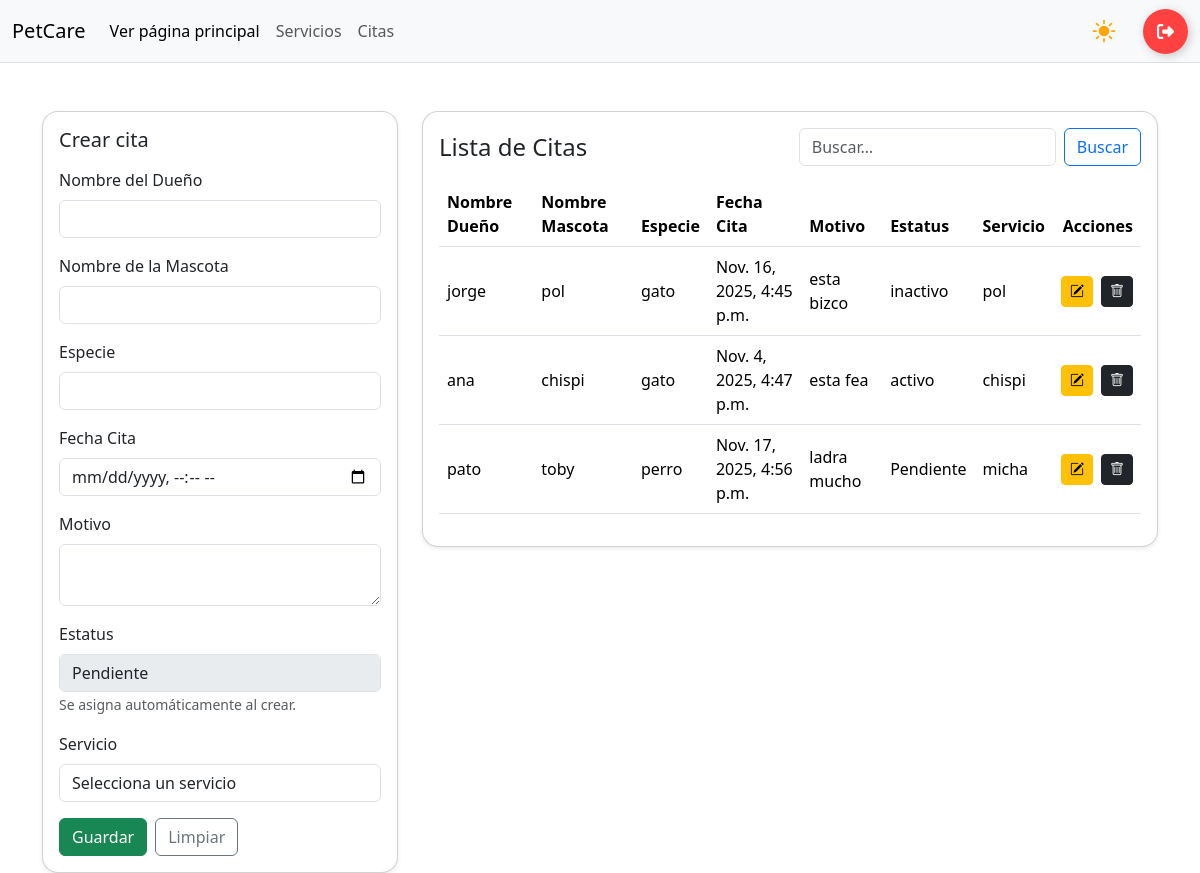
The page /citas/ (signed in) on the database as committed earlier.
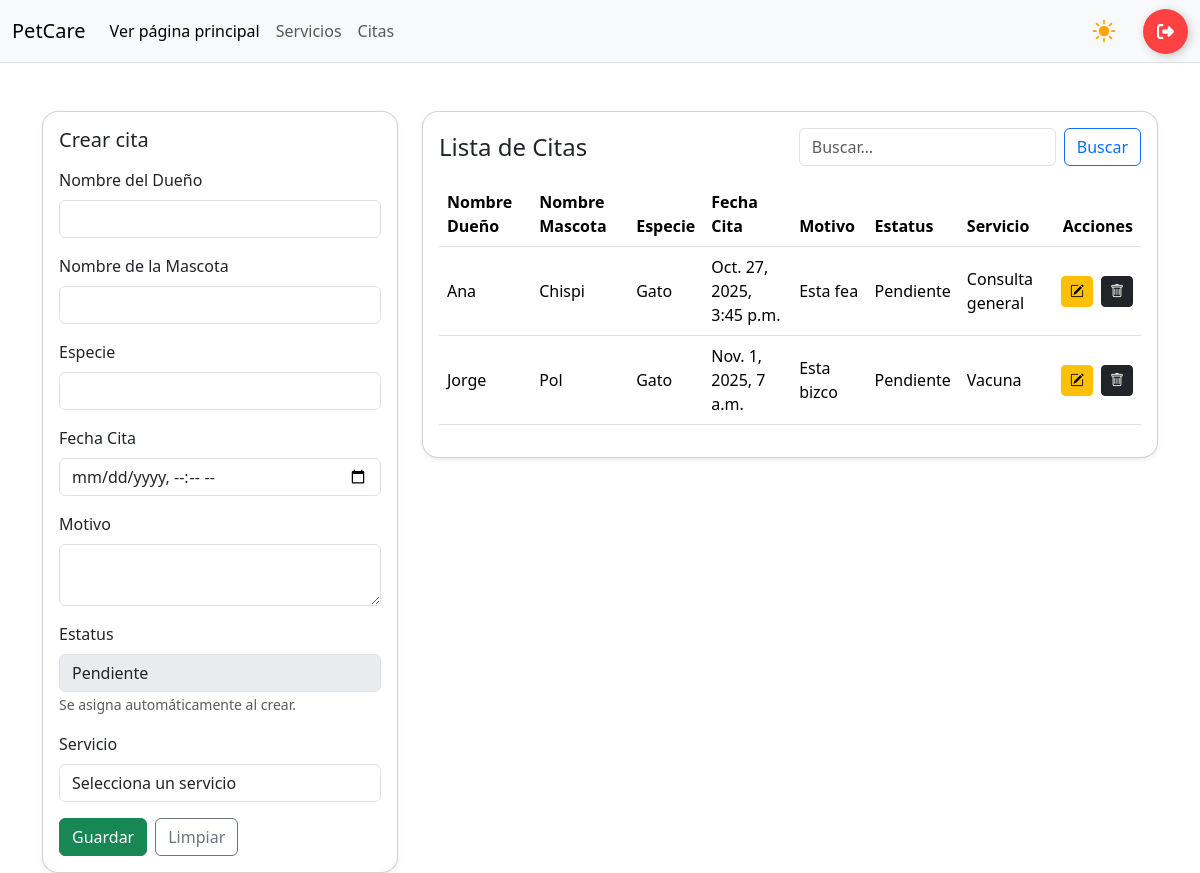
The same page on the database as committed later.
### app/models.py (models this page shows, shortened)
class CITA_VETERINARIA(models.Model):
    nombre_dueño = models.CharField(max_length=200)
    nombre_mascota = models.CharField(max_length=100)
    especie = models.CharField(max_length=100)
    fecha_cita = models.DateTimeField()
    motivo = models.CharField(max_length=255)
    estatus = models.CharField(max_length=50)
    servicio = models.ForeignKey(SERVICIO, on_delete= models.PROTECT, null=True)

class SERVICIO(models.Model):
    nombre = models.CharField(max_length=100)
    precio = models.DecimalField(max_digits=10, decimal_places=2)
    descripcion = models.TextField(max_length=250, null= True)
    def __str__(self):
        return self.nombre

### app/views.py (the view, shortened to what this page needs)
# urls.py: path('citas/', views.citas_panel, name='citas'),
@login_required
def citas_panel(request, id=None):
    cita = get_object_or_404(CITA_VETERINARIA, pk=id) if id else None
    servicios = SERVICIO.objects.all()  # <- NECESARIO para el ddl
    citas = CITA_VETERINARIA.objects.all()
    ctx = {
        "citas": citas,
        "cita": cita,
        "editando": bool(cita),
        "servicios": servicios,   # <- para poblar el ddl
    }
    return render(request, "citas.html", ctx)

### app/templates/citas.html (shortened to what the changed rows need)
{% load static %}
<!DOCTYPE html>
<html lang="es">
<head>
    {% include 'referencias.html' %}
    <link rel="stylesheet" href="{% static 'css/panel.css' %}">
</head>
<body>
    {% include 'navbar-panel.html' %}
    <main class="container mt-5">
        <div class="row g-4">
            <div class="col-12 col-lg-8">
                <div class="card shadow-sm rounded-4">
                    <div class="card-body">
                        <table class="table table-hover align-middle">
                            <thead>
                                <tr>
                                    <th>Nombre Dueño</th>
                                    <th>Nombre Mascota</th>
                                    <th>Especie</th>
                                    <th>Fecha Cita</th>
                                    <th>Motivo</th>
                                    <th>Estatus</th>
                                    <th>Servicio</th>
                                    <th class="text-end">Acciones</th>
                                </tr>
                            </thead>
                            <tbody>
                                {% for cita in citas %}
                                <tr>
                                    <td>{{ cita.nombre_dueño }}</td>
                                    <td>{{ cita.nombre_mascota }}</td>
                                    <td>{{ cita.especie }}</td>
                                    <td>{{ cita.fecha_cita }}</td>
                                    <td>{{ cita.motivo }}</td>
                                    <td>{{ cita.estatus }}</td>
                                    <td>{{ cita.servicio }}</td>
                                    <td class="text-end">
                                        <div class="d-inline-flex gap-2">
                                            <a class="btn btn-warning btn-sm" href="{% url 'citas_edit' cita.id %}">
                                                <i class="bi bi-pencil-square"></i>
                                            </a>
                                            <a class="btn btn-dark btn-sm" href="{% url 'citas_eliminar' cita.id %}"
                                                onclick="return confirm('¿Eliminar este cita?')">
                                                <i class="bi bi-trash"></i>
                                            </a>
                                        </div>
                                    </td>
                                </tr>
                                {% empty %}
                                <tr>
                                    <td colspan="4" class="text-center text-muted">Sin información disponible</td>
                                </tr>
                                {% endfor %}
                            </tbody>
                        </table>
                    </div>
                </div>
            </div>
        </div>
    </main>
</body>
</html>

Rows that differ between the two databases and show on the page:
removed CITA_VETERINARIA: nombre_dueño "jorge", nombre_mascota "pol", especie "gato", fecha_cita "Nov. 16, 2025, 4:45 p.m.", motivo "esta bizco", estatus "inactivo", servicio "pol"
removed CITA_VETERINARIA: nombre_dueño "ana", nombre_mascota "chispi", especie "gato", fecha_cita "Nov. 4, 2025, 4:47 p.m.", motivo "esta fea", estatus "activo", servicio "chispi"
removed CITA_VETERINARIA: nombre_dueño "pato", nombre_mascota "toby", especie "perro", fecha_cita "Nov. 17, 2025, 4:56 p.m.", motivo "ladra mucho", estatus "Pendiente", servicio "micha"
added CITA_VETERINARIA: nombre_dueño "Ana", nombre_mascota "Chispi", especie "Gato", fecha_cita "Oct. 27, 2025, 3:45 p.m.", motivo "Esta fea", estatus "Pendiente", servicio "Consulta general"
added CITA_VETERINARIA: nombre_dueño "Jorge", nombre_mascota "Pol", especie "Gato", fecha_cita "Nov. 1, 2025, 7 a.m.", motivo "Esta bizco", estatus "Pendiente", servicio "Vacuna"
